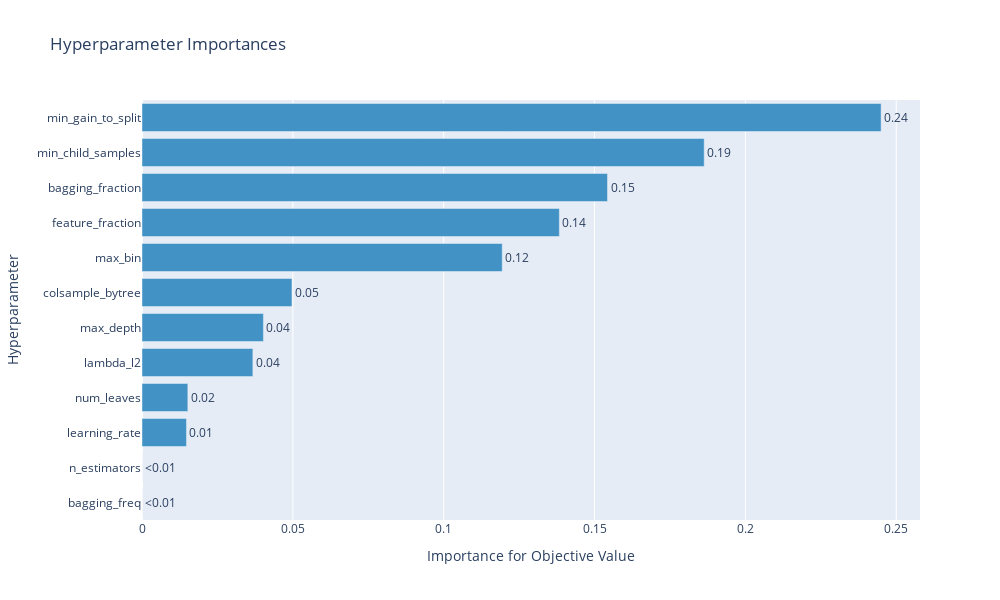

Source (notebook cell):
### Markdown cell above
**Hyperparameter Importances**

The Hyperparameter Importances plot in Optuna provides a visualization of the importance of different hyperparameters in influencing the optimization process. This plot helps you understand which hyperparameters have the most significant impact on the objective function's performance.

Interpreting the Hyperparameter Importances plot:

- **Larger Bars**: Hyperparameters with longer bars have a greater influence on the optimization process. This means that changes in the values of these hyperparameters can lead to more significant improvements in the objective function.

- **Smaller Bars**: Hyperparameters with shorter bars have a relatively smaller impact on the optimization process. Changing these hyperparameters may have less effect on the objective function's performance.

- **Zero Importance**: If a hyperparameter has an importance score close to zero, it suggests that variations in this hyperparameter have little impact on the objective function's performance.

- **Negative Importance**: In some cases, a hyperparameter may have a negative importance score. This indicates that changing this hyperparameter could potentially worsen the objective function's performance.

The Hyperparameter Importances plot is valuable for identifying which hyperparameters play a crucial role in optimizing the objective function. It helps you focus your tuning efforts on the most influential hyperparameters, potentially leading to more efficient and effective hyperparameter optimization.

### Code cell
#Visualize parameter importances.
fig = vis.plot_param_importances(study)

# Set layout properties, including size
fig.update_layout(
                    width=1000,  # Set the width of the figure
                    height=600,  # Set the height of the figure
                 )

# Display the figure
fig.show()

### Figure 1 — Plotly figure (JSON) as saved in the notebook; plotly's stock layout.template omitted (floating-point values rounded to 4 significant figures)
{"data": [{"cliponaxis": false, "hovertemplate": ["bagging_freq (CategoricalDistribution): 0.0<extra></extra>", "n_estimators (CategoricalDistribution): 0.0<extra></extra>", "learning_rate (FloatDistribution): 0.014739783669893194<extra></extra>", "num_leaves (IntDistribution): 0.015195588784913632<extra></extra>", "lambda_l2 (IntDistribution): 0.03674620805913085<extra></extra>", "max_depth (IntDistribution): 0.04024489928411261<extra></extra>", "colsample_bytree (CategoricalDistribution): 0.049712951499143454<extra></extra>", "max_bin (IntDistribution): 0.11939934337388267<extra></extra>", "feature_fraction (FloatDistribution): 0.13833527071620969<extra></extra>", "bagging_fraction (FloatDistribution): 0.15429517893674385<extra></extra>", "min_child_samples (IntDistribution): 0.18634639930652866<extra></extra>", "min_gain_to_split (FloatDistribution): 0.24498437636944143<extra></extra>"], "marker": {"color": "rgb(66,146,198)"}, "orientation": "h", "text": ["<0.01", "<0.01", "0.01", "0.02", "0.04", "0.04", "0.05", "0.12", "0.14", "0.15", "0.19", "0.24"], "textposition": "outside", "x": [0.0, 0.0, 0.01474, 0.0152, 0.03675, 0.04024, 0.04971, 0.1194, 0.1383, 0.1543, 0.1863, 0.245], "y": ["bagging_freq", "n_estimators", "learning_rate", "num_leaves", "lambda_l2", "max_depth", "colsample_bytree", "max_bin", "feature_fraction", "bagging_fraction", "min_child_samples", "min_gain_to_split"], "type": "bar"}], "layout": {"showlegend": false, "title": {"text": "Hyperparameter Importances"}, "xaxis": {"title": {"text": "Importance for Objective Value"}}, "yaxis": {"title": {"text": "Hyperparameter"}}, "width": 1000, "height": 600}}
